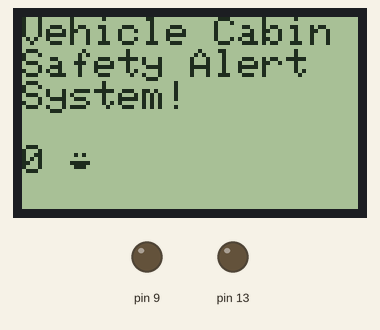
A sketch run on a simulated Arduino Uno, built with avr-gcc and run on an emulated ATmega328P. Parts: 84×48 one-colour display, output pins drawn as LEDs (lit = HIGH). The modem accepts every AT command (registered, SIM ready, sends succeed) and sends nothing else; what the sketch prints to the serial monitor is not drawn.

Above: at 1.1 s.
Timing chart, 0 to 130.0 s (numbered marks = the images above):
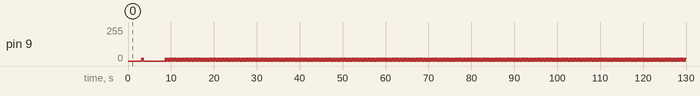

The sketch:

perfect_Arduino_vel.ino
```cpp
//SIM800 TX is connected to Arduino D8
#define SIM800_TX_PIN 11
 //SIM800 RX is connected to Arduino D7
#define SIM800_RX_PIN 10

#include <PCD8544.h>
#include <SoftwareSerial.h>


static PCD8544 lcd;
//Create software serial object to communicate with SIM800
SoftwareSerial serialSIM800(SIM800_TX_PIN,SIM800_RX_PIN);
static const byte glyph[] = { B00010000, B00110100, B00110000, B00110100, B00010000 };

void setup() {
  //Begin serial comunication with Arduino and Arduino IDE (Serial Monitor)
  Serial.begin(9600);
  pinMode(A0,INPUT); pinMode(13,OUTPUT);
  pinMode(11,INPUT);
  pinMode(9, OUTPUT);

  // PCD8544-compatible displays may have a different resolution...
  lcd.begin(84, 48);

  // Add the smiley to position "0" of the ASCII table...
  lcd.createChar(0, glyph);
  while(!Serial);

  //Being serial communication witj Arduino and SIM800
  serialSIM800.begin(9600);
  delay(1000);


}
void loop() {
  // Just to show the program is alive...
  static int counter = 0;

  // Write a piece of text on the first line...
  lcd.setCursor(0, 0);
  lcd.print("Vehicle Cabin Safety Alert  System!");

  // Write the counter on the second line...
  lcd.setCursor(0, 4);
  lcd.print(counter, DEC);
  lcd.write(' ');
  lcd.write(0);  // write the smiley

  // Use a potentiometer to set the LCD contrast...
  // short level = map(analogRead(A0), 0, 1023, 0, 127);
  // lcd.setContrast(level);

  delay(200);
  counter++;
  if(analogRead(A0)){
    (digitalWrite(13,LOW));
    Serial.println("CO Detected");
   // lcd.print("CO Detected");
    delay(2000);
    if(digitalRead(11)){
    Serial.println("PIR Detected");
   // lcd.print("PIR Detected");
    delay(2000);
    Serial.println("Living Being Detected");
    //lcd.print("Living Being Detected");
    }
  }
  beep(50);
  beep(50);
  beep(50);
  delay(1000);

    Serial.println("Setup Complete!");
  Serial.println("Sending SMS...");

  //Set SMS format to ASCII
  serialSIM800.write("AT+CMGF=1\r\n");
  delay(1000);

  //Send new SMS command and message number
  serialSIM800.write("AT+CMGS=\"7200416770\"\r\n");
  delay(1000);

  //Send SMS content
  serialSIM800.write("Vehicle Cabin Safety Monitoring and Alert System");
  serialSIM800.write("SOS");
  delay(1000);

  //Send Ctrl+Z / ESC to denote SMS message is complete
  serialSIM800.write((char)26);
  delay(1000);

  Serial.println("SMS Sent!");
 while(1){
  beep(200);
   //delay(1000);
 }
}
void beep(unsigned char delayms){
  analogWrite(9, 20);      // Almost any value can be used except 0 and 255
                           // experiment to get the best tone
  delay(delayms);          // wait for a delayms ms
  analogWrite(9, 0);       // 0 turns it off
  delay(delayms);          // wait for a delayms ms
}
```
